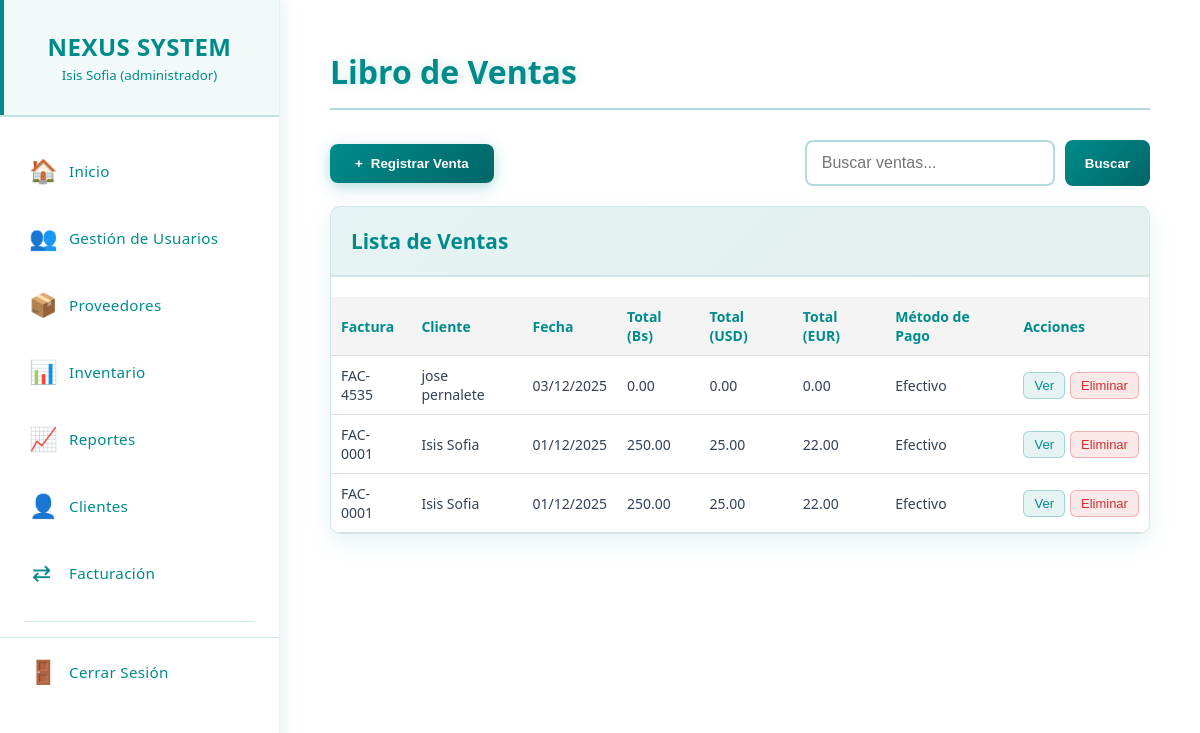
The app's page /venta.php (signed in), older data.
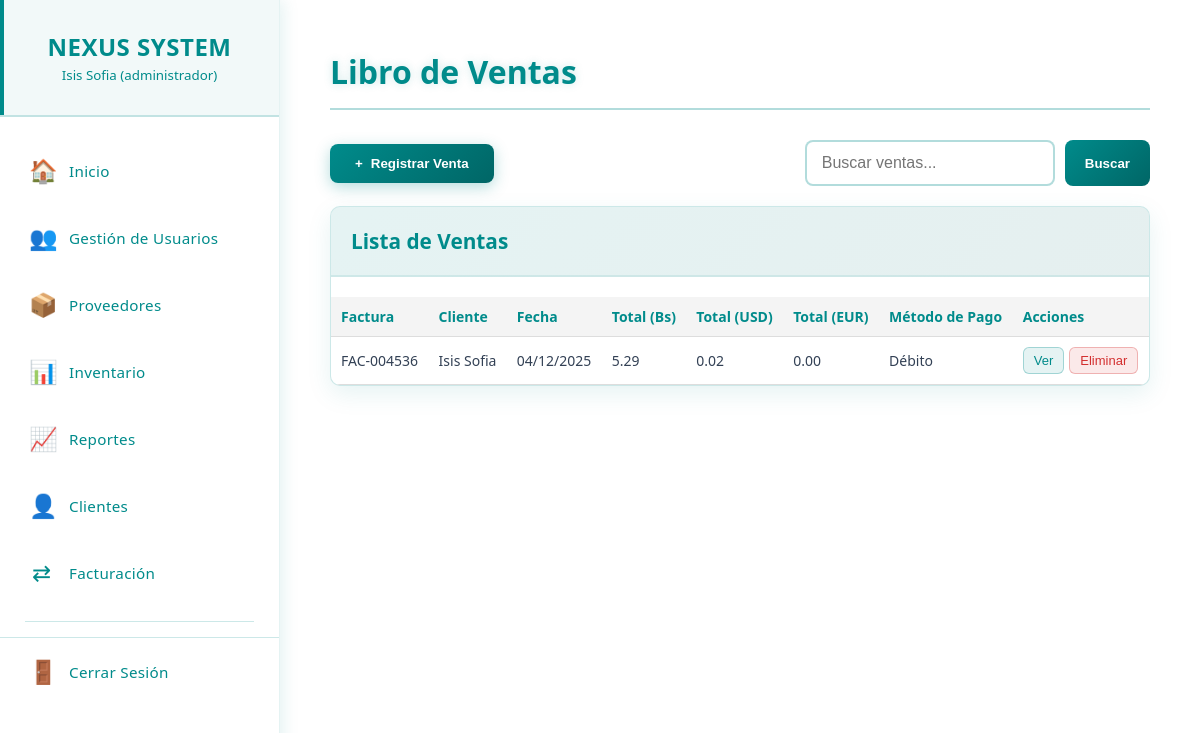
The same page, newer data.
### tables this page shows
CREATE TABLE `ventas` (
  `id_venta` int(11) NOT NULL,
  `cliente` varchar(100) DEFAULT NULL,
  `fecha` date DEFAULT NULL,
  `metodo_pago` varchar(50) DEFAULT NULL,
  `total_bs` decimal(12,2) DEFAULT 0.00,
  `id_cliente` int(11) DEFAULT NULL,
  `total_usd` decimal(12,2) DEFAULT 0.00,
  `total_eur` decimal(12,2) DEFAULT NULL,
  `tasa_usd` decimal(12,4) DEFAULT 0.0000,
  `tasa_eur` decimal(12,4) DEFAULT 0.0000,
  `nro_factura` varchar(20) DEFAULT NULL
);

### venta.php (the view, shortened to what this page needs)
<?php
require_once 'menu.php';
?>
<!DOCTYPE html>
<html lang="es">
<head>
  <link rel="stylesheet" href="css/ventas.css">
</head>
<body>
<main class="main-content">
  <div class="content-wrapper">
    <div class="page-header">
      <h1 class="page-title">Libro de Ventas</h1>
    </div>
    <div class="controls-container">
      <button class="btn-agregar" onclick="abrirModalVenta()">
        <span>+</span> Registrar Venta
      </button>
      <div class="filtros-container">
          <div class="search-container">
            <input type="text" name="busqueda" class="search-input" placeholder="Buscar ventas...">
            <button type="submit" class="btn-buscar">Buscar</button>
          </div>
      </div>
    </div>
    <div class="users-table">
  <div class="table-header">
    <h3>Lista de Ventas</h3>
  </div>
  <div class="table-container">
    <table>
      <thead>
  <tr>
    <th>Factura</th>
    <th>Cliente</th>
    <th>Fecha</th>
    <th>Total (Bs)</th>
    <th>Total (USD)</th>
    <th>Total (EUR)</th>
    <th>Método de Pago</th>
    <th>Acciones</th>
  </tr>
</thead>
<tbody>
  <?php
$sql = "SELECT * FROM ventas WHERE 1=1";
$params = [];
$sql .= " ORDER BY fecha DESC";
$stmt = $pdo->prepare($sql);
$stmt->execute($params);
  while ($venta = $stmt->fetch(PDO::FETCH_ASSOC)):
  ?>
  <tr>
  <td><?= htmlspecialchars($venta['nro_factura']) ?></td>
  <td><?= htmlspecialchars($venta['cliente']) ?></td>
  <td><?= date('d/m/Y', strtotime($venta['fecha'])) ?></td>
  <td><?= number_format($venta['total_bs'], 2) ?></td>
  <td><?= number_format($venta['total_usd'], 2) ?></td>
  <td><?= number_format($venta['total_eur'], 2) ?></td>
  <td><?= htmlspecialchars($venta['metodo_pago']) ?></td>
  <td>
    <div class="acciones-container">
      <button class="btn-action btn-editar">Ver</button>
      <button class="btn-action btn-eliminar">Eliminar</button>
    </div>
  </td>
</tr>
<?php endwhile; ?>
</tbody>
    </table>
  </div>
</div>
</div>
</div>
</body>
</html>

Row changes from the older to the newer data that the page shows:
removed ventas: nro_factura "FAC-4535", cliente "jose pernalete", fecha "03/12/2025", total_bs "0.00", total_usd "0.00", total_eur "0.00", metodo_pago "Efectivo"
removed ventas: nro_factura "FAC-0001", cliente "Isis Sofia", fecha "01/12/2025", total_bs "250.00", total_usd "25.00", total_eur "22.00", metodo_pago "Efectivo"
removed ventas: nro_factura "FAC-0001", cliente "Isis Sofia", fecha "01/12/2025", total_bs "250.00", total_usd "25.00", total_eur "22.00", metodo_pago "Efectivo"
added ventas: nro_factura "FAC-004536", cliente "Isis Sofia", fecha "04/12/2025", total_bs "5.29", total_usd "0.02", total_eur "0.00", metodo_pago "Débito"
